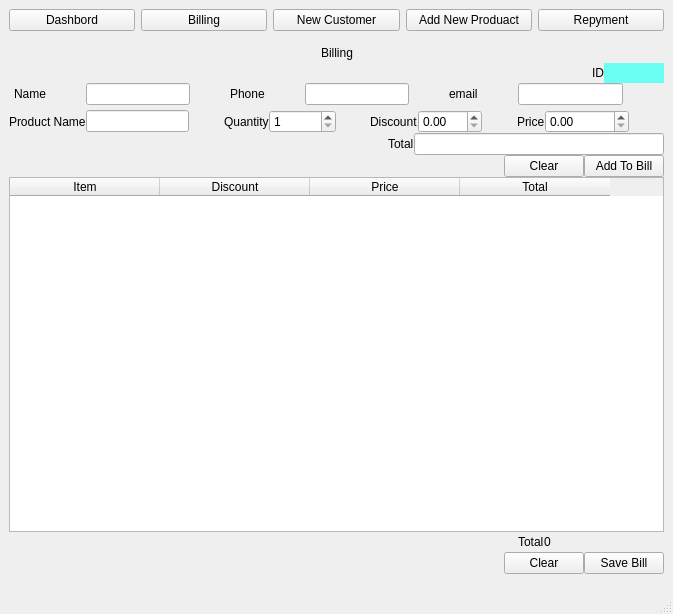
<?xml version="1.0" encoding="UTF-8"?>
<ui version="4.0">
 <class>MainWindow</class>
 <widget class="QMainWindow" name="MainWindow">
  <property name="geometry">
   <rect>
    <x>0</x>
    <y>0</y>
    <width>673</width>
    <height>614</height>
   </rect>
  </property>
  <property name="windowTitle">
   <string>MainWindow</string>
  </property>
  <widget class="QWidget" name="centralwidget">
   <layout class="QGridLayout" name="gridLayout_2">
    <item row="0" column="0">
     <layout class="QVBoxLayout" name="verticalLayout_2">
      <item>
       <layout class="QHBoxLayout" name="horizontalLayout">
        <item>
         <widget class="QPushButton" name="pushButton_2">
          <property name="text">
           <string>Dashbord</string>
          </property>
         </widget>
        </item>
        <item>
         <widget class="QPushButton" name="pushButton_3">
          <property name="text">
           <string>Billing</string>
          </property>
         </widget>
        </item>
        <item>
         <widget class="QPushButton" name="newcustomerbtn">
          <property name="text">
           <string>New Customer</string>
          </property>
         </widget>
        </item>
        <item>
         <widget class="QPushButton" name="newproduactbtn">
          <property name="text">
           <string>Add New Produact</string>
          </property>
         </widget>
        </item>
        <item>
         <widget class="QPushButton" name="pushButton">
          <property name="text">
           <string>Repyment</string>
          </property>
         </widget>
        </item>
       </layout>
      </item>
      <item>
       <widget class="QStackedWidget" name="stackedWidget">
        <widget class="QWidget" name="page">
         <layout class="QGridLayout" name="gridLayout">
          <property name="leftMargin">
           <number>0</number>
          </property>
          <property name="topMargin">
           <number>6</number>
          </property>
          <property name="rightMargin">
           <number>0</number>
          </property>
          <property name="horizontalSpacing">
           <number>6</number>
          </property>
          <property name="verticalSpacing">
           <number>0</number>
          </property>
          <item row="0" column="0">
           <layout class="QHBoxLayout" name="horizontalLayout_2">
            <property name="spacing">
             <number>0</number>
            </property>
            <item>
             <spacer name="horizontalSpacer">
              <property name="orientation">
               <enum>Qt::Horizontal</enum>
              </property>
              <property name="sizeHint" stdset="0">
               <size>
                <width>40</width>
                <height>20</height>
               </size>
              </property>
             </spacer>
            </item>
            <item>
             <widget class="QLabel" name="label">
              <property name="text">
               <string>Billing</string>
              </property>
             </widget>
            </item>
            <item>
             <spacer name="horizontalSpacer_2">
              <property name="orientation">
               <enum>Qt::Horizontal</enum>
              </property>
              <property name="sizeHint" stdset="0">
               <size>
                <width>40</width>
                <height>20</height>
               </size>
              </property>
             </spacer>
            </item>
           </layout>
          </item>
          <item row="1" column="0">
           <layout class="QVBoxLayout" name="verticalLayout">
            <property name="spacing">
             <number>0</number>
            </property>
            <item>
             <layout class="QHBoxLayout" name="horizontalLayout_4">
              <item>
               <spacer name="horizontalSpacer_4">
                <property name="orientation">
                 <enum>Qt::Horizontal</enum>
                </property>
                <property name="sizeHint" stdset="0">
                 <size>
                  <width>40</width>
                  <height>20</height>
                 </size>
                </property>
               </spacer>
              </item>
              <item>
               <widget class="QLabel" name="label_2">
                <property name="text">
                 <string>ID</string>
                </property>
               </widget>
              </item>
              <item>
               <widget class="QLabel" name="mwshowid">
                <property name="minimumSize">
                 <size>
                  <width>60</width>
                  <height>0</height>
                 </size>
                </property>
                <property name="styleSheet">
                 <string notr="true">background:rgb(107, 255, 243)</string>
                </property>
                <property name="text">
                 <string/>
                </property>
               </widget>
              </item>
             </layout>
            </item>
            <item>
             <layout class="QHBoxLayout" name="horizontalLayout_3">
              <property name="leftMargin">
               <number>5</number>
              </property>
              <property name="rightMargin">
               <number>5</number>
              </property>
              <item>
               <widget class="QLabel" name="abel">
                <property name="text">
                 <string>Name</string>
                </property>
               </widget>
              </item>
              <item>
               <spacer name="horizontalSpacer_13">
                <property name="orientation">
                 <enum>Qt::Horizontal</enum>
                </property>
                <property name="sizeType">
                 <enum>QSizePolicy::Minimum</enum>
                </property>
                <property name="sizeHint" stdset="0">
                 <size>
                  <width>40</width>
                  <height>20</height>
                 </size>
                </property>
               </spacer>
              </item>
              <item>
               <widget class="QLineEdit" name="mwname">
                <property name="maximumSize">
                 <size>
                  <width>350</width>
                  <height>16777215</height>
                 </size>
                </property>
               </widget>
              </item>
              <item>
               <spacer name="horizontalSpacer_16">
                <property name="orientation">
                 <enum>Qt::Horizontal</enum>
                </property>
                <property name="sizeType">
                 <enum>QSizePolicy::Minimum</enum>
                </property>
                <property name="sizeHint" stdset="0">
                 <size>
                  <width>40</width>
                  <height>20</height>
                 </size>
                </property>
               </spacer>
              </item>
              <item>
               <widget class="QLabel" name="label_3">
                <property name="text">
                 <string>Phone</string>
                </property>
               </widget>
              </item>
              <item>
               <spacer name="horizontalSpacer_14">
                <property name="orientation">
                 <enum>Qt::Horizontal</enum>
                </property>
                <property name="sizeType">
                 <enum>QSizePolicy::Minimum</enum>
                </property>
                <property name="sizeHint" stdset="0">
                 <size>
                  <width>40</width>
                  <height>20</height>
                 </size>
                </property>
               </spacer>
              </item>
              <item>
               <widget class="QLineEdit" name="mwphone"/>
              </item>
              <item>
               <spacer name="horizontalSpacer_17">
                <property name="orientation">
                 <enum>Qt::Horizontal</enum>
                </property>
                <property name="sizeType">
                 <enum>QSizePolicy::Minimum</enum>
                </property>
                <property name="sizeHint" stdset="0">
                 <size>
                  <width>40</width>
                  <height>20</height>
                 </size>
                </property>
               </spacer>
              </item>
              <item>
               <widget class="QLabel" name="label_4">
                <property name="text">
                 <string>email</string>
                </property>
               </widget>
              </item>
              <item>
               <spacer name="horizontalSpacer_15">
                <property name="orientation">
                 <enum>Qt::Horizontal</enum>
                </property>
                <property name="sizeType">
                 <enum>QSizePolicy::Minimum</enum>
                </property>
                <property name="sizeHint" stdset="0">
                 <size>
                  <width>40</width>
                  <height>20</height>
                 </size>
                </property>
               </spacer>
              </item>
              <item>
               <widget class="QLineEdit" name="mwemail"/>
              </item>
              <item>
               <spacer name="horizontalSpacer_11">
                <property name="orientation">
                 <enum>Qt::Horizontal</enum>
                </property>
                <property name="sizeHint" stdset="0">
                 <size>
                  <width>40</width>
                  <height>20</height>
                 </size>
                </property>
               </spacer>
              </item>
             </layout>
            </item>
            <item>
             <layout class="QHBoxLayout" name="horizontalLayout_5">
              <property name="spacing">
               <number>0</number>
              </property>
              <property name="topMargin">
               <number>5</number>
              </property>
              <item>
               <widget class="QLabel" name="label_5">
                <property name="text">
                 <string>Product Name</string>
                </property>
               </widget>
              </item>
              <item>
               <widget class="QLineEdit" name="mwproductname">
                <property name="minimumSize">
                 <size>
                  <width>0</width>
                  <height>0</height>
                 </size>
                </property>
                <property name="maximumSize">
                 <size>
                  <width>350</width>
                  <height>16777215</height>
                 </size>
                </property>
               </widget>
              </item>
              <item>
               <spacer name="horizontalSpacer_8">
                <property name="orientation">
                 <enum>Qt::Horizontal</enum>
                </property>
                <property name="sizeHint" stdset="0">
                 <size>
                  <width>40</width>
                  <height>20</height>
                 </size>
                </property>
               </spacer>
              </item>
              <item>
               <widget class="QLabel" name="label_7">
                <property name="text">
                 <string>Quantity</string>
                </property>
               </widget>
              </item>
              <item>
               <widget class="QSpinBox" name="mvproductproductquantity">
                <property name="minimum">
                 <number>1</number>
                </property>
                <property name="maximum">
                 <number>100000</number>
                </property>
               </widget>
              </item>
              <item>
               <spacer name="horizontalSpacer_9">
                <property name="orientation">
                 <enum>Qt::Horizontal</enum>
                </property>
                <property name="sizeHint" stdset="0">
                 <size>
                  <width>40</width>
                  <height>20</height>
                 </size>
                </property>
               </spacer>
              </item>
              <item>
               <widget class="QLabel" name="label_8">
                <property name="text">
                 <string>Discount</string>
                </property>
               </widget>
              </item>
              <item>
               <widget class="QDoubleSpinBox" name="mwproductdiscount">
                <property name="maximum">
                 <double>100.000000000000000</double>
                </property>
               </widget>
              </item>
              <item>
               <spacer name="horizontalSpacer_10">
                <property name="orientation">
                 <enum>Qt::Horizontal</enum>
                </property>
                <property name="sizeHint" stdset="0">
                 <size>
                  <width>40</width>
                  <height>20</height>
                 </size>
                </property>
               </spacer>
              </item>
              <item>
               <widget class="QLabel" name="label_6">
                <property name="text">
                 <string>Price</string>
                </property>
               </widget>
              </item>
              <item>
               <widget class="QDoubleSpinBox" name="mwproductprice">
                <property name="maximum">
                 <double>9000000000000000.000000000000000</double>
                </property>
               </widget>
              </item>
              <item>
               <spacer name="horizontalSpacer_12">
                <property name="orientation">
                 <enum>Qt::Horizontal</enum>
                </property>
                <property name="sizeHint" stdset="0">
                 <size>
                  <width>40</width>
                  <height>20</height>
                 </size>
                </property>
               </spacer>
              </item>
             </layout>
            </item>
            <item>
             <layout class="QHBoxLayout" name="horizontalLayout_7">
              <item>
               <spacer name="horizontalSpacer_3">
                <property name="orientation">
                 <enum>Qt::Horizontal</enum>
                </property>
                <property name="sizeHint" stdset="0">
                 <size>
                  <width>40</width>
                  <height>20</height>
                 </size>
                </property>
               </spacer>
              </item>
              <item>
               <widget class="QLabel" name="label_9">
                <property name="text">
                 <string>Total</string>
                </property>
               </widget>
              </item>
              <item>
               <widget class="QLineEdit" name="mvproducttotal">
                <property name="maximumSize">
                 <size>
                  <width>250</width>
                  <height>16777215</height>
                 </size>
                </property>
                <property name="inputMethodHints">
                 <set>Qt::ImhDigitsOnly</set>
                </property>
                <property name="readOnly">
                 <bool>true</bool>
                </property>
               </widget>
              </item>
             </layout>
            </item>
            <item>
             <layout class="QHBoxLayout" name="horizontalLayout_8">
              <item>
               <spacer name="horizontalSpacer_5">
                <property name="orientation">
                 <enum>Qt::Horizontal</enum>
                </property>
                <property name="sizeType">
                 <enum>QSizePolicy::Expanding</enum>
                </property>
                <property name="sizeHint" stdset="0">
                 <size>
                  <width>40</width>
                  <height>20</height>
                 </size>
                </property>
               </spacer>
              </item>
              <item>
               <widget class="QPushButton" name="pushButton_4">
                <property name="text">
                 <string>Clear</string>
                </property>
               </widget>
              </item>
              <item>
               <widget class="QPushButton" name="mwaddtobill">
                <property name="text">
                 <string>Add To Bill</string>
                </property>
               </widget>
              </item>
             </layout>
            </item>
            <item>
             <widget class="QTableWidget" name="tableWidget">
              <property name="sizePolicy">
               <sizepolicy hsizetype="Expanding" vsizetype="Expanding">
                <horstretch>0</horstretch>
                <verstretch>0</verstretch>
               </sizepolicy>
              </property>
              <property name="toolTip">
               <string/>
              </property>
              <property name="alternatingRowColors">
               <bool>true</bool>
              </property>
              <attribute name="horizontalHeaderDefaultSectionSize">
               <number>150</number>
              </attribute>
              <column>
               <property name="text">
                <string>Item</string>
               </property>
              </column>
              <column>
               <property name="text">
                <string>Discount</string>
               </property>
              </column>
              <column>
               <property name="text">
                <string>Price</string>
               </property>
              </column>
              <column>
               <property name="text">
                <string>Total</string>
               </property>
              </column>
             </widget>
            </item>
            <item>
             <layout class="QHBoxLayout" name="horizontalLayout_9">
              <item>
               <spacer name="horizontalSpacer_6">
                <property name="orientation">
                 <enum>Qt::Horizontal</enum>
                </property>
                <property name="sizeHint" stdset="0">
                 <size>
                  <width>40</width>
                  <height>20</height>
                 </size>
                </property>
               </spacer>
              </item>
              <item>
               <widget class="QLabel" name="label_10">
                <property name="text">
                 <string>Total</string>
                </property>
               </widget>
              </item>
              <item>
               <widget class="QLabel" name="total_sum">
                <property name="minimumSize">
                 <size>
                  <width>120</width>
                  <height>0</height>
                 </size>
                </property>
                <property name="text">
                 <string>0</string>
                </property>
               </widget>
              </item>
             </layout>
            </item>
            <item>
             <layout class="QHBoxLayout" name="horizontalLayout_10">
              <item>
               <spacer name="horizontalSpacer_7">
                <property name="orientation">
                 <enum>Qt::Horizontal</enum>
                </property>
                <property name="sizeHint" stdset="0">
                 <size>
                  <width>40</width>
                  <height>20</height>
                 </size>
                </property>
               </spacer>
              </item>
              <item>
               <widget class="QPushButton" name="pushButton_5">
                <property name="text">
                 <string>Clear</string>
                </property>
               </widget>
              </item>
              <item>
               <widget class="QPushButton" name="mwsavevbill">
                <property name="text">
                 <string>Save Bill</string>
                </property>
               </widget>
              </item>
             </layout>
            </item>
           </layout>
          </item>
         </layout>
        </widget>
        <widget class="QWidget" name="page_2"/>
       </widget>
      </item>
     </layout>
    </item>
   </layout>
  </widget>
  <widget class="QMenuBar" name="menubar">
   <property name="geometry">
    <rect>
     <x>0</x>
     <y>0</y>
     <width>673</width>
     <height>22</height>
    </rect>
   </property>
  </widget>
  <widget class="QStatusBar" name="statusbar"/>
 </widget>
 <resources/>
 <connections/>
</ui>
